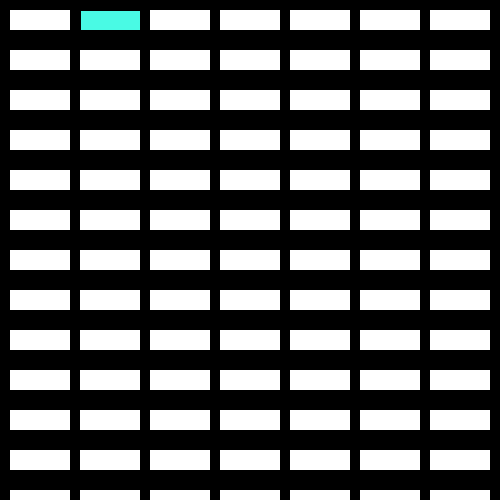
Frame 1 (no input)
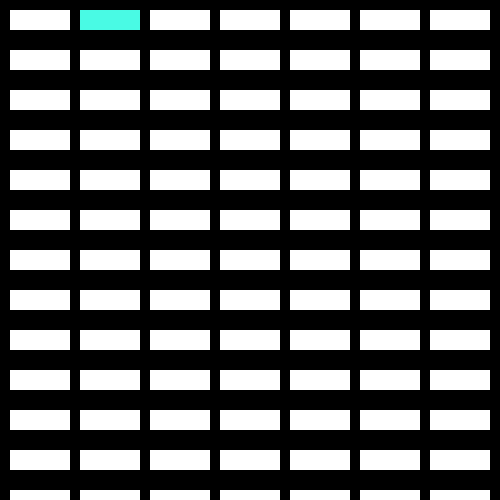
Frame 60 (the mouse pressed at the canvas centre just before this capture)
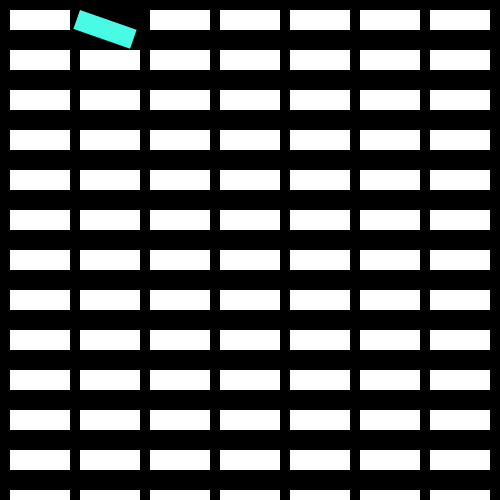
Frame 120 (the mouse held since frame 60 and released just before this capture)

The Processing sketch that drew these frames (run headless with seeded random() and noise(); from frame 60 on, the mouse is pressed at the canvas centre):

// Processing sketch: processing_119213
// ── processing_119213.pde

void setup(){
size (500,500);

}
 void draw() {
background ( 0);

pushMatrix();
   
 translate(80,10);
     
    float winkel= map(mouseX,0,3500,0,1.5*PI);
     
    rotate(winkel);
     
         
    fill(#49FAE4);
    rect (0,0, 60,20);     
    fill(17,100,16);
  
   
  popMatrix();
  resetMatrix();




fill (255);
noStroke();

translate ( 10,10);
rect (0,0, 60,20);
rect (140,0, 60,20);
rect (210,0, 60,20);
rect (280,0, 60,20);
rect (350,0, 60,20);
rect (420,0, 60,20);

translate (0, 40);

rect (0,0, 60,20);
rect (70,0, 60,20);
rect (140,0, 60,20);
rect (210,0, 60,20);
rect (280,0, 60,20);
rect (350,0, 60,20);
rect (420,0, 60,20);

translate ( 0,40);
rect (0,0, 60,20);
rect (70,0, 60,20);
rect (140,0, 60,20);
rect (210,0, 60,20);
rect (280,0, 60,20);
rect (350,0, 60,20);
rect (420,0, 60,20);

translate ( 0,40);
rect (0,0, 60,20);
rect (70,0, 60,20);
rect (140,0, 60,20);
rect (210,0, 60,20);
rect (280,0, 60,20);
rect (350,0, 60,20);
rect (420,0, 60,20);

translate ( 0,40);
rect (0,0, 60,20);
rect (70,0, 60,20);
rect (140,0, 60,20);
rect (210,0, 60,20);
rect (280,0, 60,20);
rect (350,0, 60,20);
rect (420,0, 60,20);

translate ( 0,40);
rect (0,0, 60,20);
rect (70,0, 60,20);
rect (140,0, 60,20);
rect (210,0, 60,20);
rect (280,0, 60,20);
rect (350,0, 60,20);
rect (420,0, 60,20);

translate ( 0,40);
rect (0,0, 60,20);
rect (70,0, 60,20);
rect (140,0, 60,20);
rect (210,0, 60,20);
rect (280,0, 60,20);
rect (350,0, 60,20);
rect ( 420,0,60,20);

translate ( 0,40);
rect (0,0, 60,20);
rect (70,0, 60,20);
rect (140,0, 60,20);
rect (210,0, 60,20);
rect (280,0, 60,20);
rect (350,0, 60,20);
rect (420,0, 60,20);


translate ( 0,40);
rect (0,0, 60,20);
rect (70,0, 60,20);
rect (140,0, 60,20);
rect (210,0, 60,20);
rect (280,0, 60,20);
rect (350,0, 60,20);
rect (420,0, 60,20);

translate ( 0,40);
rect (0,0, 60,20);
rect (70,0, 60,20);
rect (140,0, 60,20);
rect (210,0, 60,20);
rect (280,0, 60,20);
rect (350,0, 60,20);
rect (420,0, 60,20);

translate ( 0,40);
rect (0,0, 60,20);
rect (70,0, 60,20);
rect (140,0, 60,20);
rect (210,0, 60,20);
rect (280,0, 60,20);
rect (350,0, 60,20);
rect (420,0, 60,20);

translate ( 0,40);
rect (0,0, 60,20);
rect (70,0, 60,20);
rect (140,0, 60,20);
rect (210,0, 60,20);
rect (280,0, 60,20);
rect (350,0, 60,20);
rect (420,0, 60,20);

 translate ( 0,40);
rect (0,0, 60,20);
rect (70,0, 60,20);
rect (140,0, 60,20);
rect (210,0, 60,20);
rect (280,0, 60,20);
rect (350,0, 60,20);
rect ( 420,0,60,20);

 }
